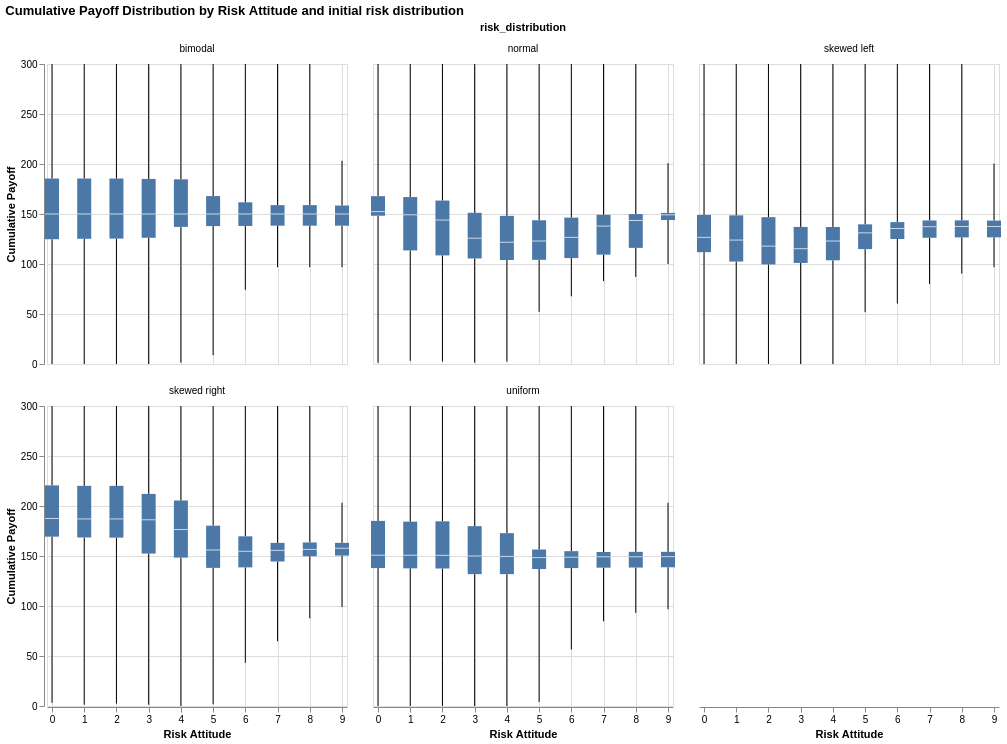

Notebook cell for this chart:
### Code cell
cum_payoff_boxplot.facet("risk_distribution", columns=3, title="Cumulative Payoff Distribution by Risk Attitude and initial risk distribution")

### Figure 1 — Vega specification as saved in the notebook (floating-point values rounded to 4 significant figures)
{"$schema": "https://vega.github.io/schema/vega/v5.json", "data": [{"name": "source_0", "values": [{"risk_attitude": 9, "risk_distribution": "skewed right", "lower_box_scaled_points": 150.4, "upper_box_scaled_points": 163.2, "mid_box_scaled_points": 157.7, "lower_whisker_scaled_points": 99.02, "upper_whisker_scaled_points": 203.2}, {"risk_attitude": 8, "risk_distribution": "skewed right", "lower_box_scaled_points": 149.8, "upper_box_scaled_points": 163.6, "mid_box_scaled_points": 156.6, "lower_whisker_scaled_points": 87.71, "upper_whisker_scaled_points": 300.0}, {"risk_attitude": 7, "risk_distribution": "skewed right", "lower_box_scaled_points": 144.5, "upper_box_scaled_points": 163.1, "mid_box_scaled_points": 155.6, "lower_whisker_scaled_points": 64.71, "upper_whisker_scaled_points": 300.0}, {"risk_attitude": 5, "risk_distribution": "skewed right", "lower_box_scaled_points": 138.1, "upper_box_scaled_points": 180.3, "mid_box_scaled_points": 156.0, "lower_whisker_scaled_points": 1.695, "upper_whisker_scaled_points": 300.0}, {"risk_attitude": 2, "risk_distribution": "skewed right", "lower_box_scaled_points": 168.3, "upper_box_scaled_points": 220.2, "mid_box_scaled_points": 187.1, "lower_whisker_scaled_points": 2.419, "upper_whisker_scaled_points": 300.0}, {"risk_attitude": 4, "risk_distribution": "skewed right", "lower_box_scaled_points": 148.4, "upper_box_scaled_points": 205.5, "mid_box_scaled_points": 176.5, "lower_whisker_scaled_points": 0.0, "upper_whisker_scaled_points": 300.0}, {"risk_attitude": 6, "risk_distribution": "skewed right", "lower_box_scaled_points": 138.6, "upper_box_scaled_points": 169.7, "mid_box_scaled_points": 154.7, "lower_whisker_scaled_points": 43.22, "upper_whisker_scaled_points": 300.0}, {"risk_attitude": 3, "risk_distribution": "skewed right", "lower_box_scaled_points": 152.4, "upper_box_scaled_points": 212.1, "mid_box_scaled_points": 186.2, "lower_whisker_scaled_points": 1.25, "upper_whisker_scaled_points": 300.0}, {"risk_attitude": 2, "risk_distribution": "uniform", "lower_box_scaled_points": 137.5, "upper_box_scaled_points": 184.7, "mid_box_scaled_points": 150.7, "lower_whisker_scaled_points": 0.0, "upper_whisker_scaled_points": 300.0}, {"risk_attitude": 0, "risk_distribution": "uniform", "lower_box_scaled_points": 137.9, "upper_box_scaled_points": 185.1, "mid_box_scaled_points": 150.8, "lower_whisker_scaled_points": 0.0, "upper_whisker_scaled_points": 300.0}, {"risk_attitude": 8, "risk_distribution": "uniform", "lower_box_scaled_points": 138.4, "upper_box_scaled_points": 154.2, "mid_box_scaled_points": 149.2, "lower_whisker_scaled_points": 93.15, "upper_whisker_scaled_points": 300.0}, {"risk_attitude": 4, "risk_distribution": "uniform", "lower_box_scaled_points": 131.9, "upper_box_scaled_points": 172.8, "mid_box_scaled_points": 149.6, "lower_whisker_scaled_points": 0.0, "upper_whisker_scaled_points": 300.0}, {"risk_attitude": 7, "risk_distribution": "uniform", "lower_box_scaled_points": 138.3, "upper_box_scaled_points": 154.0, "mid_box_scaled_points": 149.2, "lower_whisker_scaled_points": 84.68, "upper_whisker_scaled_points": 300.0}, {"risk_attitude": 9, "risk_distribution": "uniform", "lower_box_scaled_points": 138.7, "upper_box_scaled_points": 154.2, "mid_box_scaled_points": 149.3, "lower_whisker_scaled_points": 96.77, "upper_whisker_scaled_points": 203.2}, {"risk_attitude": 6, "risk_distribution": "uniform", "lower_box_scaled_points": 137.9, "upper_box_scaled_points": 154.8, "mid_box_scaled_points": 148.8, "lower_whisker_scaled_points": 56.45, "upper_whisker_scaled_points": 300.0}, {"risk_attitude": 5, "risk_distribution": "uniform", "lower_box_scaled_points": 137.0, "upper_box_scaled_points": 156.5, "mid_box_scaled_points": 148.4, "lower_whisker_scaled_points": 4.032, "upper_whisker_scaled_points": 300.0}, {"risk_attitude": 3, "risk_distribution": "uniform", "lower_box_scaled_points": 131.9, "upper_box_scaled_points": 179.8, "mid_box_scaled_points": 150.0, "lower_whisker_scaled_points": 0.0, "upper_whisker_scaled_points": 300.0}, {"risk_attitude": 1, "risk_distribution": "uniform", "lower_box_scaled_points": 137.6, "upper_box_scaled_points": 184.4, "mid_box_scaled_points": 150.8, "lower_whisker_scaled_points": 0.0, "upper_whisker_scaled_points": 300.0}, {"risk_attitude": 6, "risk_distribution": "normal", "lower_box_scaled_points": 105.9, "upper_box_scaled_points": 146.4, "mid_box_scaled_points": 126.6, "lower_whisker_scaled_points": 67.74, "upper_whisker_scaled_points": 300.0}, {"risk_attitude": 4, "risk_distribution": "normal", "lower_box_scaled_points": 104.0, "upper_box_scaled_points": 148.1, "mid_box_scaled_points": 121.8, "lower_whisker_scaled_points": 2.419, "upper_whisker_scaled_points": 300.0}, {"risk_attitude": 7, "risk_distribution": "normal", "lower_box_scaled_points": 109.4, "upper_box_scaled_points": 149.2, "mid_box_scaled_points": 137.9, "lower_whisker_scaled_points": 82.81, "upper_whisker_scaled_points": 300.0}, {"risk_attitude": 5, "risk_distribution": "normal", "lower_box_scaled_points": 104.2, "upper_box_scaled_points": 143.7, "mid_box_scaled_points": 123.0, "lower_whisker_scaled_points": 52.14, "upper_whisker_scaled_points": 300.0}, {"risk_attitude": 2, "risk_distribution": "normal", "lower_box_scaled_points": 108.6, "upper_box_scaled_points": 163.4, "mid_box_scaled_points": 144.0, "lower_whisker_scaled_points": 2.419, "upper_whisker_scaled_points": 300.0}, {"risk_attitude": 3, "risk_distribution": "normal", "lower_box_scaled_points": 105.5, "upper_box_scaled_points": 151.2, "mid_box_scaled_points": 125.8, "lower_whisker_scaled_points": 1.339, "upper_whisker_scaled_points": 300.0}, {"risk_attitude": 0, "risk_distribution": "skewed right", "lower_box_scaled_points": 169.4, "upper_box_scaled_points": 220.6, "mid_box_scaled_points": 187.5, "lower_whisker_scaled_points": 3.191, "upper_whisker_scaled_points": 300.0}, {"risk_attitude": 4, "risk_distribution": "skewed left", "lower_box_scaled_points": 103.7, "upper_box_scaled_points": 137.0, "mid_box_scaled_points": 123.0, "lower_whisker_scaled_points": 0.0, "upper_whisker_scaled_points": 300.0}, {"risk_attitude": 2, "risk_distribution": "skewed left", "lower_box_scaled_points": 99.56, "upper_box_scaled_points": 146.8, "mid_box_scaled_points": 117.9, "lower_whisker_scaled_points": 0.0, "upper_whisker_scaled_points": 300.0}, {"risk_attitude": 3, "risk_distribution": "skewed left", "lower_box_scaled_points": 101.0, "upper_box_scaled_points": 137.0, "mid_box_scaled_points": 115.3, "lower_whisker_scaled_points": 0.0, "upper_whisker_scaled_points": 300.0}, {"risk_attitude": 7, "risk_distribution": "skewed left", "lower_box_scaled_points": 126.2, "upper_box_scaled_points": 143.5, "mid_box_scaled_points": 137.3, "lower_whisker_scaled_points": 79.92, "upper_whisker_scaled_points": 300.0}, {"risk_attitude": 0, "risk_distribution": "skewed left", "lower_box_scaled_points": 111.8, "upper_box_scaled_points": 149.1, "mid_box_scaled_points": 126.6, "lower_whisker_scaled_points": 0.0, "upper_whisker_scaled_points": 300.0}, {"risk_attitude": 8, "risk_distribution": "skewed left", "lower_box_scaled_points": 126.6, "upper_box_scaled_points": 143.6, "mid_box_scaled_points": 137.5, "lower_whisker_scaled_points": 90.32, "upper_whisker_scaled_points": 300.0}, {"risk_attitude": 1, "risk_distribution": "skewed left", "lower_box_scaled_points": 102.4, "upper_box_scaled_points": 148.6, "mid_box_scaled_points": 123.9, "lower_whisker_scaled_points": 0.0, "upper_whisker_scaled_points": 300.0}, {"risk_attitude": 5, "risk_distribution": "skewed left", "lower_box_scaled_points": 114.9, "upper_box_scaled_points": 139.7, "mid_box_scaled_points": 131.1, "lower_whisker_scaled_points": 51.82, "upper_whisker_scaled_points": 300.0}, {"risk_attitude": 6, "risk_distribution": "skewed left", "lower_box_scaled_points": 125.0, "upper_box_scaled_points": 141.9, "mid_box_scaled_points": 135.5, "lower_whisker_scaled_points": 60.42, "upper_whisker_scaled_points": 300.0}, {"risk_attitude": 9, "risk_distribution": "skewed left", "lower_box_scaled_points": 126.6, "upper_box_scaled_points": 143.4, "mid_box_scaled_points": 137.5, "lower_whisker_scaled_points": 96.77, "upper_whisker_scaled_points": 200.4}, {"risk_attitude": 1, "risk_distribution": "normal", "lower_box_scaled_points": 113.6, "upper_box_scaled_points": 166.9, "mid_box_scaled_points": 149.2, "lower_whisker_scaled_points": 3.226, "upper_whisker_scaled_points": 300.0}, {"risk_attitude": 8, "risk_distribution": "normal", "lower_box_scaled_points": 116.1, "upper_box_scaled_points": 149.9, "mid_box_scaled_points": 143.5, "lower_whisker_scaled_points": 87.1, "upper_whisker_scaled_points": 300.0}, {"risk_attitude": 9, "risk_distribution": "normal", "lower_box_scaled_points": 144.0, "upper_box_scaled_points": 151.1, "mid_box_scaled_points": 149.2, "lower_whisker_scaled_points": 100.0, "upper_whisker_scaled_points": 200.8}, {"risk_attitude": 0, "risk_distribution": "normal", "lower_box_scaled_points": 148.3, "upper_box_scaled_points": 167.8, "mid_box_scaled_points": 152.4, "lower_whisker_scaled_points": 1.154, "upper_whisker_scaled_points": 300.0}, {"risk_attitude": 1, "risk_distribution": "skewed right", "lower_box_scaled_points": 168.5, "upper_box_scaled_points": 220.2, "mid_box_scaled_points": 187.1, "lower_whisker_scaled_points": 1.271, "upper_whisker_scaled_points": 300.0}, {"risk_attitude": 0, "risk_distribution": "bimodal", "lower_box_scaled_points": 124.8, "upper_box_scaled_points": 185.5, "mid_box_scaled_points": 150.0, "lower_whisker_scaled_points": 0.0, "upper_whisker_scaled_points": 300.0}, {"risk_attitude": 9, "risk_distribution": "bimodal", "lower_box_scaled_points": 138.3, "upper_box_scaled_points": 158.5, "mid_box_scaled_points": 150.0, "lower_whisker_scaled_points": 96.77, "upper_whisker_scaled_points": 203.2}, {"risk_attitude": 2, "risk_distribution": "bimodal", "lower_box_scaled_points": 125.4, "upper_box_scaled_points": 185.5, "mid_box_scaled_points": 150.0, "lower_whisker_scaled_points": 0.0, "upper_whisker_scaled_points": 300.0}, {"risk_attitude": 8, "risk_distribution": "bimodal", "lower_box_scaled_points": 138.3, "upper_box_scaled_points": 158.9, "mid_box_scaled_points": 150.0, "lower_whisker_scaled_points": 96.77, "upper_whisker_scaled_points": 300.0}, {"risk_attitude": 7, "risk_distribution": "bimodal", "lower_box_scaled_points": 138.3, "upper_box_scaled_points": 158.9, "mid_box_scaled_points": 150.0, "lower_whisker_scaled_points": 96.77, "upper_whisker_scaled_points": 300.0}, {"risk_attitude": 1, "risk_distribution": "bimodal", "lower_box_scaled_points": 125.2, "upper_box_scaled_points": 185.5, "mid_box_scaled_points": 150.0, "lower_whisker_scaled_points": 0.0, "upper_whisker_scaled_points": 300.0}, {"risk_attitude": 4, "risk_distribution": "bimodal", "lower_box_scaled_points": 137.1, "upper_box_scaled_points": 184.7, "mid_box_scaled_points": 150.0, "lower_whisker_scaled_points": 1.364, "upper_whisker_scaled_points": 300.0}, {"risk_attitude": 5, "risk_distribution": "bimodal", "lower_box_scaled_points": 137.9, "upper_box_scaled_points": 167.9, "mid_box_scaled_points": 150.0, "lower_whisker_scaled_points": 8.871, "upper_whisker_scaled_points": 300.0}, {"risk_attitude": 6, "risk_distribution": "bimodal", "lower_box_scaled_points": 138.0, "upper_box_scaled_points": 161.7, "mid_box_scaled_points": 150.0, "lower_whisker_scaled_points": 74.19, "upper_whisker_scaled_points": 300.0}, {"risk_attitude": 3, "risk_distribution": "bimodal", "lower_box_scaled_points": 126.2, "upper_box_scaled_points": 185.1, "mid_box_scaled_points": 150.0, "lower_whisker_scaled_points": 0.0, "upper_whisker_scaled_points": 300.0}]}, {"name": "facet_domain", "values": [{"risk_distribution": "skewed right", "count": 10}, {"risk_distribution": "uniform", "count": 10}, {"risk_distribution": "normal", "count": 10}, {"risk_distribution": "skewed left", "count": 10}, {"risk_distribution": "bimodal", "count": 10}]}, {"name": "facet_domain_row", "values": [{"data": 0.0}, {"data": 1.0}]}, {"name": "facet_domain_column", "transform": [{"type": "sequence", "start": 0.0, "stop": {"signal": "min(length(data(\"facet_domain\")), 3)"}}]}, {"name": "data_1", "values": [{"lower_box_scaled_points": 150.4, "lower_whisker_scaled_points": 99.02}, {"lower_box_scaled_points": 149.8, "lower_whisker_scaled_points": 87.71}, {"lower_box_scaled_points": 144.5, "lower_whisker_scaled_points": 64.71}, {"lower_box_scaled_points": 138.1, "lower_whisker_scaled_points": 1.695}, {"lower_box_scaled_points": 168.3, "lower_whisker_scaled_points": 2.419}, {"lower_box_scaled_points": 148.4, "lower_whisker_scaled_points": 0.0}, {"lower_box_scaled_points": 138.6, "lower_whisker_scaled_points": 43.22}, {"lower_box_scaled_points": 152.4, "lower_whisker_scaled_points": 1.25}, {"lower_box_scaled_points": 137.5, "lower_whisker_scaled_points": 0.0}, {"lower_box_scaled_points": 137.9, "lower_whisker_scaled_points": 0.0}, {"lower_box_scaled_points": 138.4, "lower_whisker_scaled_points": 93.15}, {"lower_box_scaled_points": 131.9, "lower_whisker_scaled_points": 0.0}, {"lower_box_scaled_points": 138.3, "lower_whisker_scaled_points": 84.68}, {"lower_box_scaled_points": 138.7, "lower_whisker_scaled_points": 96.77}, {"lower_box_scaled_points": 137.9, "lower_whisker_scaled_points": 56.45}, {"lower_box_scaled_points": 137.0, "lower_whisker_scaled_points": 4.032}, {"lower_box_scaled_points": 131.9, "lower_whisker_scaled_points": 0.0}, {"lower_box_scaled_points": 137.6, "lower_whisker_scaled_points": 0.0}, {"lower_box_scaled_points": 105.9, "lower_whisker_scaled_points": 67.74}, {"lower_box_scaled_points": 104.0, "lower_whisker_scaled_points": 2.419}, {"lower_box_scaled_points": 109.4, "lower_whisker_scaled_points": 82.81}, {"lower_box_scaled_points": 104.2, "lower_whisker_scaled_points": 52.14}, {"lower_box_scaled_points": 108.6, "lower_whisker_scaled_points": 2.419}, {"lower_box_scaled_points": 105.5, "lower_whisker_scaled_points": 1.339}, {"lower_box_scaled_points": 169.4, "lower_whisker_scaled_points": 3.191}, {"lower_box_scaled_points": 103.7, "lower_whisker_scaled_points": 0.0}, {"lower_box_scaled_points": 99.56, "lower_whisker_scaled_points": 0.0}, {"lower_box_scaled_points": 101.0, "lower_whisker_scaled_points": 0.0}, {"lower_box_scaled_points": 126.2, "lower_whisker_scaled_points": 79.92}, {"lower_box_scaled_points": 111.8, "lower_whisker_scaled_points": 0.0}, {"lower_box_scaled_points": 126.6, "lower_whisker_scaled_points": 90.32}, {"lower_box_scaled_points": 102.4, "lower_whisker_scaled_points": 0.0}, {"lower_box_scaled_points": 114.9, "lower_whisker_scaled_points": 51.82}, {"lower_box_scaled_points": 125.0, "lower_whisker_scaled_points": 60.42}, {"lower_box_scaled_points": 126.6, "lower_whisker_scaled_points": 96.77}, {"lower_box_scaled_points": 113.6, "lower_whisker_scaled_points": 3.226}, {"lower_box_scaled_points": 116.1, "lower_whisker_scaled_points": 87.1}, {"lower_box_scaled_points": 144.0, "lower_whisker_scaled_points": 100.0}, {"lower_box_scaled_points": 148.3, "lower_whisker_scaled_points": 1.154}, {"lower_box_scaled_points": 168.5, "lower_whisker_scaled_points": 1.271}, {"lower_box_scaled_points": 124.8, "lower_whisker_scaled_points": 0.0}, {"lower_box_scaled_points": 138.3, "lower_whisker_scaled_points": 96.77}, {"lower_box_scaled_points": 125.4, "lower_whisker_scaled_points": 0.0}, {"lower_box_scaled_points": 138.3, "lower_whisker_scaled_points": 96.77}, {"lower_box_scaled_points": 138.3, "lower_whisker_scaled_points": 96.77}, {"lower_box_scaled_points": 125.2, "lower_whisker_scaled_points": 0.0}, {"lower_box_scaled_points": 137.1, "lower_whisker_scaled_points": 1.364}, {"lower_box_scaled_points": 137.9, "lower_whisker_scaled_points": 8.871}, {"lower_box_scaled_points": 138.0, "lower_whisker_scaled_points": 74.19}, {"lower_box_scaled_points": 126.2, "lower_whisker_scaled_points": 0.0}]}, {"name": "data_2", "values": [{"upper_box_scaled_points": 163.2, "upper_whisker_scaled_points": 203.2}, {"upper_box_scaled_points": 163.6, "upper_whisker_scaled_points": 300.0}, {"upper_box_scaled_points": 163.1, "upper_whisker_scaled_points": 300.0}, {"upper_box_scaled_points": 180.3, "upper_whisker_scaled_points": 300.0}, {"upper_box_scaled_points": 220.2, "upper_whisker_scaled_points": 300.0}, {"upper_box_scaled_points": 205.5, "upper_whisker_scaled_points": 300.0}, {"upper_box_scaled_points": 169.7, "upper_whisker_scaled_points": 300.0}, {"upper_box_scaled_points": 212.1, "upper_whisker_scaled_points": 300.0}, {"upper_box_scaled_points": 184.7, "upper_whisker_scaled_points": 300.0}, {"upper_box_scaled_points": 185.1, "upper_whisker_scaled_points": 300.0}, {"upper_box_scaled_points": 154.2, "upper_whisker_scaled_points": 300.0}, {"upper_box_scaled_points": 172.8, "upper_whisker_scaled_points": 300.0}, {"upper_box_scaled_points": 154.0, "upper_whisker_scaled_points": 300.0}, {"upper_box_scaled_points": 154.2, "upper_whisker_scaled_points": 203.2}, {"upper_box_scaled_points": 154.8, "upper_whisker_scaled_points": 300.0}, {"upper_box_scaled_points": 156.5, "upper_whisker_scaled_points": 300.0}, {"upper_box_scaled_points": 179.8, "upper_whisker_scaled_points": 300.0}, {"upper_box_scaled_points": 184.4, "upper_whisker_scaled_points": 300.0}, {"upper_box_scaled_points": 146.4, "upper_whisker_scaled_points": 300.0}, {"upper_box_scaled_points": 148.1, "upper_whisker_scaled_points": 300.0}, {"upper_box_scaled_points": 149.2, "upper_whisker_scaled_points": 300.0}, {"upper_box_scaled_points": 143.7, "upper_whisker_scaled_points": 300.0}, {"upper_box_scaled_points": 163.4, "upper_whisker_scaled_points": 300.0}, {"upper_box_scaled_points": 151.2, "upper_whisker_scaled_points": 300.0}, {"upper_box_scaled_points": 220.6, "upper_whisker_scaled_points": 300.0}, {"upper_box_scaled_points": 137.0, "upper_whisker_scaled_points": 300.0}, {"upper_box_scaled_points": 146.8, "upper_whisker_scaled_points": 300.0}, {"upper_box_scaled_points": 137.0, "upper_whisker_scaled_points": 300.0}, {"upper_box_scaled_points": 143.5, "upper_whisker_scaled_points": 300.0}, {"upper_box_scaled_points": 149.1, "upper_whisker_scaled_points": 300.0}, {"upper_box_scaled_points": 143.6, "upper_whisker_scaled_points": 300.0}, {"upper_box_scaled_points": 148.6, "upper_whisker_scaled_points": 300.0}, {"upper_box_scaled_points": 139.7, "upper_whisker_scaled_points": 300.0}, {"upper_box_scaled_points": 141.9, "upper_whisker_scaled_points": 300.0}, {"upper_box_scaled_points": 143.4, "upper_whisker_scaled_points": 200.4}, {"upper_box_scaled_points": 166.9, "upper_whisker_scaled_points": 300.0}, {"upper_box_scaled_points": 149.9, "upper_whisker_scaled_points": 300.0}, {"upper_box_scaled_points": 151.1, "upper_whisker_scaled_points": 200.8}, {"upper_box_scaled_points": 167.8, "upper_whisker_scaled_points": 300.0}, {"upper_box_scaled_points": 220.2, "upper_whisker_scaled_points": 300.0}, {"upper_box_scaled_points": 185.5, "upper_whisker_scaled_points": 300.0}, {"upper_box_scaled_points": 158.5, "upper_whisker_scaled_points": 203.2}, {"upper_box_scaled_points": 185.5, "upper_whisker_scaled_points": 300.0}, {"upper_box_scaled_points": 158.9, "upper_whisker_scaled_points": 300.0}, {"upper_box_scaled_points": 158.9, "upper_whisker_scaled_points": 300.0}, {"upper_box_scaled_points": 185.5, "upper_whisker_scaled_points": 300.0}, {"upper_box_scaled_points": 184.7, "upper_whisker_scaled_points": 300.0}, {"upper_box_scaled_points": 167.9, "upper_whisker_scaled_points": 300.0}, {"upper_box_scaled_points": 161.7, "upper_whisker_scaled_points": 300.0}, {"upper_box_scaled_points": 185.1, "upper_whisker_scaled_points": 300.0}]}, {"name": "data_3", "values": [{"lower_box_scaled_points": 150.4, "upper_box_scaled_points": 163.2}, {"lower_box_scaled_points": 149.8, "upper_box_scaled_points": 163.6}, {"lower_box_scaled_points": 144.5, "upper_box_scaled_points": 163.1}, {"lower_box_scaled_points": 138.1, "upper_box_scaled_points": 180.3}, {"lower_box_scaled_points": 168.3, "upper_box_scaled_points": 220.2}, {"lower_box_scaled_points": 148.4, "upper_box_scaled_points": 205.5}, {"lower_box_scaled_points": 138.6, "upper_box_scaled_points": 169.7}, {"lower_box_scaled_points": 152.4, "upper_box_scaled_points": 212.1}, {"lower_box_scaled_points": 137.5, "upper_box_scaled_points": 184.7}, {"lower_box_scaled_points": 137.9, "upper_box_scaled_points": 185.1}, {"lower_box_scaled_points": 138.4, "upper_box_scaled_points": 154.2}, {"lower_box_scaled_points": 131.9, "upper_box_scaled_points": 172.8}, {"lower_box_scaled_points": 138.3, "upper_box_scaled_points": 154.0}, {"lower_box_scaled_points": 138.7, "upper_box_scaled_points": 154.2}, {"lower_box_scaled_points": 137.9, "upper_box_scaled_points": 154.8}, {"lower_box_scaled_points": 137.0, "upper_box_scaled_points": 156.5}, {"lower_box_scaled_points": 131.9, "upper_box_scaled_points": 179.8}, {"lower_box_scaled_points": 137.6, "upper_box_scaled_points": 184.4}, {"lower_box_scaled_points": 105.9, "upper_box_scaled_points": 146.4}, {"lower_box_scaled_points": 104.0, "upper_box_scaled_points": 148.1}, {"lower_box_scaled_points": 109.4, "upper_box_scaled_points": 149.2}, {"lower_box_scaled_points": 104.2, "upper_box_scaled_points": 143.7}, {"lower_box_scaled_points": 108.6, "upper_box_scaled_points": 163.4}, {"lower_box_scaled_points": 105.5, "upper_box_scaled_points": 151.2}, {"lower_box_scaled_points": 169.4, "upper_box_scaled_points": 220.6}, {"lower_box_scaled_points": 103.7, "upper_box_scaled_points": 137.0}, {"lower_box_scaled_points": 99.56, "upper_box_scaled_points": 146.8}, {"lower_box_scaled_points": 101.0, "upper_box_scaled_points": 137.0}, {"lower_box_scaled_points": 126.2, "upper_box_scaled_points": 143.5}, {"lower_box_scaled_points": 111.8, "upper_box_scaled_points": 149.1}, {"lower_box_scaled_points": 126.6, "upper_box_scaled_points": 143.6}, {"lower_box_scaled_points": 102.4, "upper_box_scaled_points": 148.6}, {"lower_box_scaled_points": 114.9, "upper_box_scaled_points": 139.7}, {"lower_box_scaled_points": 125.0, "upper_box_scaled_points": 141.9}, {"lower_box_scaled_points": 126.6, "upper_box_scaled_points": 143.4}, {"lower_box_scaled_points": 113.6, "upper_box_scaled_points": 166.9}, {"lower_box_scaled_points": 116.1, "upper_box_scaled_points": 149.9}, {"lower_box_scaled_points": 144.0, "upper_box_scaled_points": 151.1}, {"lower_box_scaled_points": 148.3, "upper_box_scaled_points": 167.8}, {"lower_box_scaled_points": 168.5, "upper_box_scaled_points": 220.2}, {"lower_box_scaled_points": 124.8, "upper_box_scaled_points": 185.5}, {"lower_box_scaled_points": 138.3, "upper_box_scaled_points": 158.5}, {"lower_box_scaled_points": 125.4, "upper_box_scaled_points": 185.5}, {"lower_box_scaled_points": 138.3, "upper_box_scaled_points": 158.9}, {"lower_box_scaled_points": 138.3, "upper_box_scaled_points": 158.9}, {"lower_box_scaled_points": 125.2, "upper_box_scaled_points": 185.5}, {"lower_box_scaled_points": 137.1, "upper_box_scaled_points": 184.7}, {"lower_box_scaled_points": 137.9, "upper_box_scaled_points": 167.9}, {"lower_box_scaled_points": 138.0, "upper_box_scaled_points": 161.7}, {"lower_box_scaled_points": 126.2, "upper_box_scaled_points": 185.1}]}, {"name": "data_4", "values": [{"mid_box_scaled_points": 157.7}, {"mid_box_scaled_points": 156.6}, {"mid_box_scaled_points": 155.6}, {"mid_box_scaled_points": 156.0}, {"mid_box_scaled_points": 187.1}, {"mid_box_scaled_points": 176.5}, {"mid_box_scaled_points": 154.7}, {"mid_box_scaled_points": 186.2}, {"mid_box_scaled_points": 150.7}, {"mid_box_scaled_points": 150.8}, {"mid_box_scaled_points": 149.2}, {"mid_box_scaled_points": 149.6}, {"mid_box_scaled_points": 149.2}, {"mid_box_scaled_points": 149.3}, {"mid_box_scaled_points": 148.8}, {"mid_box_scaled_points": 148.4}, {"mid_box_scaled_points": 150.0}, {"mid_box_scaled_points": 150.8}, {"mid_box_scaled_points": 126.6}, {"mid_box_scaled_points": 121.8}, {"mid_box_scaled_points": 137.9}, {"mid_box_scaled_points": 123.0}, {"mid_box_scaled_points": 144.0}, {"mid_box_scaled_points": 125.8}, {"mid_box_scaled_points": 187.5}, {"mid_box_scaled_points": 123.0}, {"mid_box_scaled_points": 117.9}, {"mid_box_scaled_points": 115.3}, {"mid_box_scaled_points": 137.3}, {"mid_box_scaled_points": 126.6}, {"mid_box_scaled_points": 137.5}, {"mid_box_scaled_points": 123.9}, {"mid_box_scaled_points": 131.1}, {"mid_box_scaled_points": 135.5}, {"mid_box_scaled_points": 137.5}, {"mid_box_scaled_points": 149.2}, {"mid_box_scaled_points": 143.5}, {"mid_box_scaled_points": 149.2}, {"mid_box_scaled_points": 152.4}, {"mid_box_scaled_points": 187.1}, {"mid_box_scaled_points": 150.0}, {"mid_box_scaled_points": 150.0}, {"mid_box_scaled_points": 150.0}, {"mid_box_scaled_points": 150.0}, {"mid_box_scaled_points": 150.0}, {"mid_box_scaled_points": 150.0}, {"mid_box_scaled_points": 150.0}, {"mid_box_scaled_points": 150.0}, {"mid_box_scaled_points": 150.0}, {"mid_box_scaled_points": 150.0}]}], "signals": [{"name": "child_width", "value": 300}, {"name": "child_height", "value": 300}], "marks": [{"type": "group", "name": "facet-title", "title": {"text": "risk_distribution", "style": "guide-title", "offset": 10}, "role": "column-title"}, {"type": "group", "name": "row_header", "from": {"data": "facet_domain_row"}, "encode": {"update": {"height": {"signal": "child_height"}}}, "axes": [{"scale": "y", "labelOverlap": true, "orient": "left", "title": "Cumulative Payoff", "grid": false, "tickCount": {"signal": "ceil(child_height/40)"}, "zindex": 0}], "role": "row-header"}, {"type": "group", "name": "column_footer", "from": {"data": "facet_domain_column"}, "encode": {"update": {"width": {"signal": "child_width"}}}, "axes": [{"scale": "x", "tickCount": {"signal": "ceil(child_width/40)"}, "zindex": 0, "grid": false, "orient": "bottom", "labelFlush": true, "labelOverlap": true, "title": "Risk Attitude"}], "role": "column-footer"}, {"type": "group", "name": "cell", "from": {"facet": {"data": "source_0", "name": "facet", "groupby": ["risk_distribution"]}}, "sort": {"field": ["datum[\"risk_distribution\"]"], "order": ["ascending"]}, "encode": {"update": {"width": {"signal": "child_width"}, "height": {"signal": "child_height"}}}, "data": [{"name": "data_0", "source": "facet", "transform": [{"type": "filter", "expr": "isValid(datum[\"risk_attitude\"]) && isFinite(+datum[\"risk_attitude\"]) && isValid(datum[\"lower_whisker_scaled_points\"]) && isFinite(+datum[\"lower_whisker_scaled_points\"])"}, {"type": "project", "fields": ["lower_box_scaled_points", "lower_whisker_scaled_points", "mid_box_scaled_points", "risk_attitude", "upper_box_scaled_points", "upper_whisker_scaled_points"]}]}, {"name": "data_1", "source": "facet", "transform": [{"type": "filter", "expr": "isValid(datum[\"risk_attitude\"]) && isFinite(+datum[\"risk_attitude\"]) && isValid(datum[\"upper_box_scaled_points\"]) && isFinite(+datum[\"upper_box_scaled_points\"])"}, {"type": "project", "fields": ["lower_box_scaled_points", "lower_whisker_scaled_points", "mid_box_scaled_points", "risk_attitude", "upper_box_scaled_points", "upper_whisker_scaled_points"]}]}, {"name": "data_2", "source": "facet", "transform": [{"type": "filter", "expr": "isValid(datum[\"risk_attitude\"]) && isFinite(+datum[\"risk_attitude\"]) && isValid(datum[\"lower_box_scaled_points\"]) && isFinite(+datum[\"lower_box_scaled_points\"])"}, {"type": "project", "fields": ["lower_box_scaled_points", "lower_whisker_scaled_points", "mid_box_scaled_points", "risk_attitude", "upper_box_scaled_points", "upper_whisker_scaled_points"]}]}, {"name": "data_3", "source": "facet", "transform": [{"type": "filter", "expr": "isValid(datum[\"risk_attitude\"]) && isFinite(+datum[\"risk_attitude\"]) && isValid(datum[\"mid_box_scaled_points\"]) && isFinite(+datum[\"mid_box_scaled_points\"])"}, {"type": "project", "fields": ["lower_box_scaled_points", "lower_whisker_scaled_points", "mid_box_scaled_points", "risk_attitude", "upper_box_scaled_points", "upper_whisker_scaled_points"]}]}], "marks": [{"type": "rule", "name": "child_layer_0_marks", "from": {"data": "data_0"}, "encode": {"update": {"y": {"field": "lower_whisker_scaled_points", "scale": "y"}, "y2": {"field": "lower_box_scaled_points", "scale": "y"}, "x": {"field": "risk_attitude", "scale": "x"}, "tooltip": {"signal": "{\"Max of Cumulative Payoff\": format(datum[\"upper_whisker_scaled_points\"], \"\"), \"Q3 of Cumulative Payoff\": format(datum[\"upper_box_scaled_points\"], \"\"), \"Median of Cumulative Payoff\": format(datum[\"mid_box_scaled_points\"], \"\"), \"Q1 of Cumulative Payoff\": format(datum[\"lower_box_scaled_points\"], \"\"), \"Min of Cumulative Payoff\": format(datum[\"lower_whisker_scaled_points\"], \"\"), \"Risk Attitude\": format(datum[\"risk_attitude\"], \"\")}"}, "stroke": {"value": "black"}}}, "style": ["rule", "boxplot-rule"], "aria": false}, {"type": "rule", "name": "child_layer_1_marks", "from": {"data": "data_1"}, "encode": {"update": {"x": {"field": "risk_attitude", "scale": "x"}, "tooltip": {"signal": "{\"Max of Cumulative Payoff\": format(datum[\"upper_whisker_scaled_points\"], \"\"), \"Q3 of Cumulative Payoff\": format(datum[\"upper_box_scaled_points\"], \"\"), \"Median of Cumulative Payoff\": format(datum[\"mid_box_scaled_points\"], \"\"), \"Q1 of Cumulative Payoff\": format(datum[\"lower_box_scaled_points\"], \"\"), \"Min of Cumulative Payoff\": format(datum[\"lower_whisker_scaled_points\"], \"\"), \"Risk Attitude\": format(datum[\"risk_attitude\"], \"\")}"}, "y": {"field": "upper_box_scaled_points", "scale": "y"}, "stroke": {"value": "black"}, "y2": {"field": "upper_whisker_scaled_points", "scale": "y"}}}, "aria": false, "style": ["rule", "boxplot-rule"]}, {"type": "rect", "name": "child_layer_2_marks", "from": {"data": "data_2"}, "encode": {"update": {"fill": {"value": "#4c78a8"}, "xc": {"field": "risk_attitude", "scale": "x"}, "tooltip": {"signal": "{\"Max of Cumulative Payoff\": format(datum[\"upper_whisker_scaled_points\"], \"\"), \"Q3 of Cumulative Payoff\": format(datum[\"upper_box_scaled_points\"], \"\"), \"Median of Cumulative Payoff\": format(datum[\"mid_box_scaled_points\"], \"\"), \"Q1 of Cumulative Payoff\": format(datum[\"lower_box_scaled_points\"], \"\"), \"Min of Cumulative Payoff\": format(datum[\"lower_whisker_scaled_points\"], \"\"), \"Risk Attitude\": format(datum[\"risk_attitude\"], \"\")}"}, "y": {"field": "lower_box_scaled_points", "scale": "y"}, "width": {"value": 14}, "y2": {"field": "upper_box_scaled_points", "scale": "y"}}}, "style": ["bar", "boxplot-box"]}, {"type": "rect", "name": "child_layer_3_marks", "from": {"data": "data_3"}, "encode": {"update": {"xc": {"field": "risk_attitude", "scale": "x"}, "fill": [{"value": "#4c78a8", "test": "datum['lower_box_scaled_points'] >= datum['upper_box_scaled_points']"}, {"value": "white"}], "tooltip": {"signal": "{\"Max of Cumulative Payoff\": format(datum[\"upper_whisker_scaled_points\"], \"\"), \"Q3 of Cumulative Payoff\": format(datum[\"upper_box_scaled_points\"], \"\"), \"Median of Cumulative Payoff\": format(datum[\"mid_box_scaled_points\"], \"\"), \"Q1 of Cumulative Payoff\": format(datum[\"lower_box_scaled_points\"], \"\"), \"Min of Cumulative Payoff\": format(datum[\"lower_whisker_scaled_points\"], \"\"), \"Risk Attitude\": format(datum[\"risk_attitude\"], \"\")}"}, "width": {"value": 14}, "yc": {"field": "mid_box_scaled_points", "scale": "y"}, "height": {"value": 1}, "opacity": {"value": 0.7}}}, "aria": false, "style": ["tick", "boxplot-median"]}], "axes": [{"scale": "x", "ticks": false, "domain": false, "gridScale": "y", "zindex": 0, "grid": true, "labels": false, "maxExtent": 0, "minExtent": 0, "aria": false, "orient": "bottom", "tickCount": {"signal": "ceil(child_width/40)"}}, {"scale": "y", "orient": "left", "maxExtent": 0, "ticks": false, "labels": false, "zindex": 0, "domain": false, "tickCount": {"signal": "ceil(child_height/40)"}, "aria": false, "grid": true, "gridScale": "x", "minExtent": 0}], "title": {"text": {"signal": "isValid(parent[\"risk_distribution\"]) ? parent[\"risk_distribution\"] : \"\"+parent[\"risk_distribution\"]"}, "style": "guide-label", "frame": "group", "offset": 10}, "style": "cell"}], "scales": [{"name": "x", "type": "linear", "domain": [0, 9], "range": [0, {"signal": "child_width"}], "padding": 5, "zero": true}, {"name": "y", "type": "linear", "domain": {"fields": [{"data": "data_1", "field": "lower_whisker_scaled_points"}, {"data": "data_1", "field": "lower_box_scaled_points"}, {"data": "data_2", "field": "upper_box_scaled_points"}, {"data": "data_2", "field": "upper_whisker_scaled_points"}, {"data": "data_3", "field": "lower_box_scaled_points"}, {"data": "data_3", "field": "upper_box_scaled_points"}, {"data": "data_4", "field": "mid_box_scaled_points"}]}, "range": [{"signal": "child_height"}, 0], "zero": true, "nice": true}], "title": {"text": "Cumulative Payoff Distribution by Risk Attitude and initial risk distribution", "anchor": "start"}, "padding": 5, "layout": {"padding": 20, "bounds": "full", "align": "all", "columns": 3}, "background": "white"}
